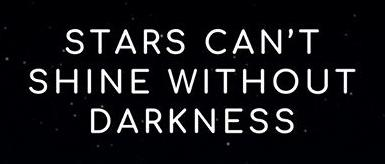
#> input picture resources/stars.jpg, 385 x 164 px
$ jupyter execute 'Draw bounding box around contours .ipynb'
#> lines starting #> are read from the running program, lines starting #| are printed output that depends on the picture
[cell 1]
from skimage.measure import find_contours
from skimage.io import imread
import matplotlib.pyplot as plt
from skimage.color import rgb2gray

orig_img = imread('resources/stars.jpg')
#> orig_img is the input picture: shape (164, 385, 3); mean R, G, B 22, 21.9, 25
gray_img = rgb2gray(orig_img)
plt.imshow(gray_img,interpolation='nearest', cmap=plt.cm.gray)

[cell 2]
contours = find_contours(gray_img, 0.8)
#> contours = 37 point arrays, longest 217 points

fig, ax = plt.subplots()
ax.imshow(gray_img, interpolation='nearest', cmap=plt.cm.gray)

for n, contour in enumerate(contours):
    ax.plot(contours[n][:, 1], contours[n][:, 0], linewidth=2)
#> this loop made 37 passes

plt.show()
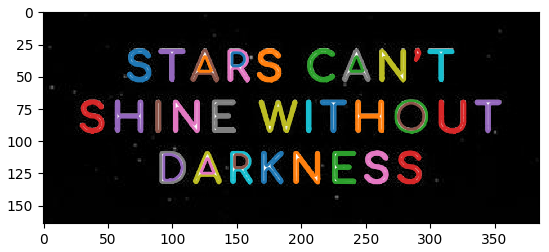
#> figure drawn by matplotlib, 1 panel

[cell 3]
from skimage.draw import polygon, polygon_perimeter
import numpy as np

bounding_boxes = []

for contour in contours:
    Xmin = np.min(contour[:,0])
    Xmax = np.max(contour[:,0])
    Ymin = np.min(contour[:,1])
    Ymax = np.max(contour[:,1])

    bounding_boxes.append([Xmin, Xmax, Ymin, Ymax])
#> this loop made 37 passes
#> (Xmin, Xmax, Ymin, Ymax) on passes 1 to 12: (28.85, 53.24, 65.76, 82.56), (28.82, 53.26, 166.6, 183.3), (28.83, 53.21, 205.7, 225.1), (28.81, 37.14, 288.7, 292.1), (29.36, 52.81, 89.97, 109), (29.46, 53.06, 114.9, 135.2), (29.42, 53.14, 143.8, 159.1), (29.3, 53.03, 232.7, 252.7), (29.46, 53.09, 261.5, 280.3), (29.37, 52.99, 299, 317.8), (31.28, 41.62, 146.1, 155.9), (34.3, 45.84, 120.2, 129.9)
#> after the loop, bounding_boxes = 37 items, first 6: [28.85, 53.24, 65.76, 82.56], [28.82, 53.26, 166.6, 183.3], [28.83, 53.21, 205.7, 225.1], [28.81, 37.14, 288.7, 292.1], [29.36, 52.81, 89.97, 109], [29.46, 53.06, 114.9, 135.2]


with_boxes  = np.copy(gray_img)

for box in bounding_boxes:
    #[Xmin, Xmax, Ymin, Ymax]
    r = [box[0],box[1],box[1],box[0], box[0]]
    c = [box[3],box[3],box[2],box[2], box[3]]
    rr, cc = polygon_perimeter(r, c, with_boxes.shape)
    with_boxes[rr, cc] = 1 #set color white
#> this loop made 37 passes
#> (box, r, c) on passes 1 to 6: ([28.85, 53.24, 65.76, 82.56], [28.85, 53.24, 53.24, 28.85, 28.85], [82.56, 82.56, 65.76, 65.76, 82.56]), ([28.82, 53.26, 166.6, 183.3], [28.82, 53.26, 53.26, 28.82, 28.82], [183.3, 183.3, 166.6, 166.6, 183.3]), ([28.83, 53.21, 205.7, 225.1], [28.83, 53.21, 53.21, 28.83, 28.83], [225.1, 225.1, 205.7, 205.7, 225.1]), ([28.81, 37.14, 288.7, 292.1], [28.81, 37.14, 37.14, 28.81, 28.81], [292.1, 292.1, 288.7, 288.7, 292.1]), ([29.36, 52.81, 89.97, 109], [29.36, 52.81, 52.81, 29.36, 29.36], [109, 109, 89.97, 89.97, 109]), ([29.46, 53.06, 114.9, 135.2], [29.46, 53.06, 53.06, 29.46, 29.46], [135.2, 135.2, 114.9, 114.9, 135.2])
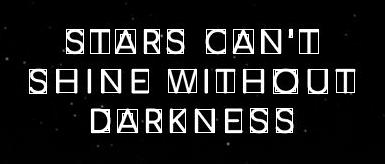
#> with_boxes: shape (164, 385) float64; min 0, max 1, mean 0.11

plt.imshow(with_boxes, interpolation='nearest', cmap=plt.cm.gray)
plt.show()
